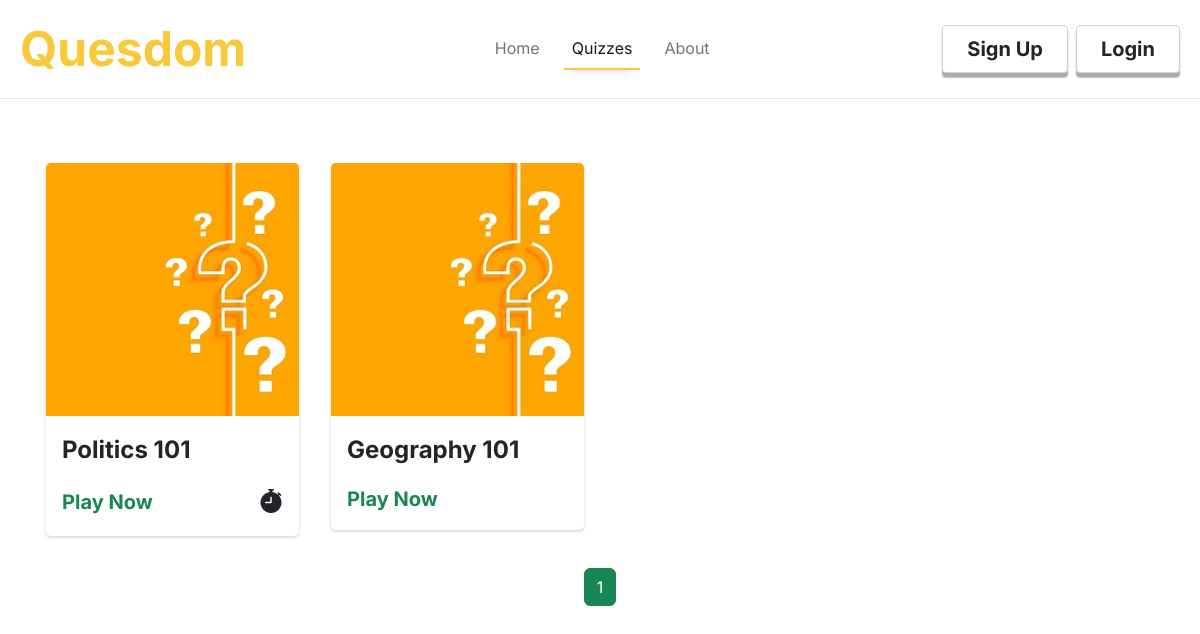
The app's page /allquizzes with its own data.
### quesdom/models.py (models this page shows, shortened)
class Quizzes(db.Model):
    id = db.Column(db.Integer, primary_key = True)
    quiz_title = db.Column(db.String(30), nullable= False)
    quiz_description = db.Column(db.String(200), nullable=False)
    quiz_category = db.Column(db.String(20), nullable=False)
    quiz_difficulty = db.Column(db.String(10), nullable=False)
    timed = db.Column(db.Boolean, nullable = False)
    date_created = db.Column(db.DateTime, nullable=False, default=datetime.utcnow)
    author = db.Column(db.Integer, db.ForeignKey('users.id'), nullable=False)
    created_by = db.relationship('Users',backref='created_by',lazy=True)
    questions = db.relationship('Questions',backref='contains',cascade="all, delete-orphan",lazy=True)
    class_id = db.Column(db.Integer, db.ForeignKey('classrooms.id'), nullable=True)

### quesdom/routes.py (the view)
@app.route('/allquizzes')
def allquizzes():
    page = request.args.get('page',1, int)
    quizzes = Quizzes.query.paginate(per_page = 8,page = page)
    return render_template('allquizzes.html',title='All Quizzes',quizzes=quizzes)

### quesdom/templates/allquizzes.html (shortened to what this page needs)
{%extends "layout.html"%}
{%block content%}
<div class="content-section row pt-md-5">
    {%for quiz in quizzes.items%}
        <div class="col-12 col-sm-6 col-md-3 p-5 p-md-3">
            <div class="my-card" style="border-radius: 0.3rem; box-shadow: 0 0.1rem 0.2rem 0rem lightgrey; background-color: white;">
                <div class="img-section" style="border-radius: 0.3rem 0.3rem 0 0; height: min-content; overflow: hidden;">
                        <img src="../static/quiz.jpg" class="img-fluid" style="width: 100%;"/>
                </div>
                <div class="text-section py-3 mx-3">
                    <p class="fs-4 fw-bold" style="text-overflow:ellipsis; white-space: nowrap; overflow: hidden;">{{quiz.quiz_title}}</p>
                    <div class="w-100 d-flex align-items-center justify-content-between">
                        <a href="{{url_for('playquiz',quiz_id=quiz.id)}}" class="fw-bold fs-5 text-success play-link">Play Now</a>
                        {%if quiz.timed %}
                            <a href="#"  data-bs-toggle="tooltip" data-bs-title="This is a quiz with timer"><i class="ms-2 fs-4 bi bi-stopwatch-fill text-dark"></i>
                            </a>
                        {%endif%}
                    </div>
                </div>
            </div>
        </div>
    {%endfor%}
    <div class="page-links py-3 text-center">
        {% for page_num in quizzes.iter_pages() %}
        {% if page_num %}
            {% if quizzes.page == page_num %}
                <a class="active btn btn-outline-success" href="{{url_for('allquizzes',page=page_num)}}">{{page_num}}</a>
            {% else %}
                <a class="btn btn-outline-success" href="{{url_for('allquizzes',page=page_num)}}">{{page_num}}</a>
            {% endif %}
        {% else %}
            <span class="btn btn-outline-success">...</span>
        {% endif %}
    {% endfor %}
    </div>
</div>
{%endblock%}

### quesdom/static/styles.css (style rules this page uses)
:root { --main-color: rgb(248,201,59); }
.play-link { text-decoration: none; }
.my-card { transition: 0.3s; cursor: pointer; }

### records on screen
Quizzes: quiz_title "Politics 101", timed True (drawn)
Quizzes: quiz_title "Geography 101"

### other values on screen
{{ page_num }} "1"
